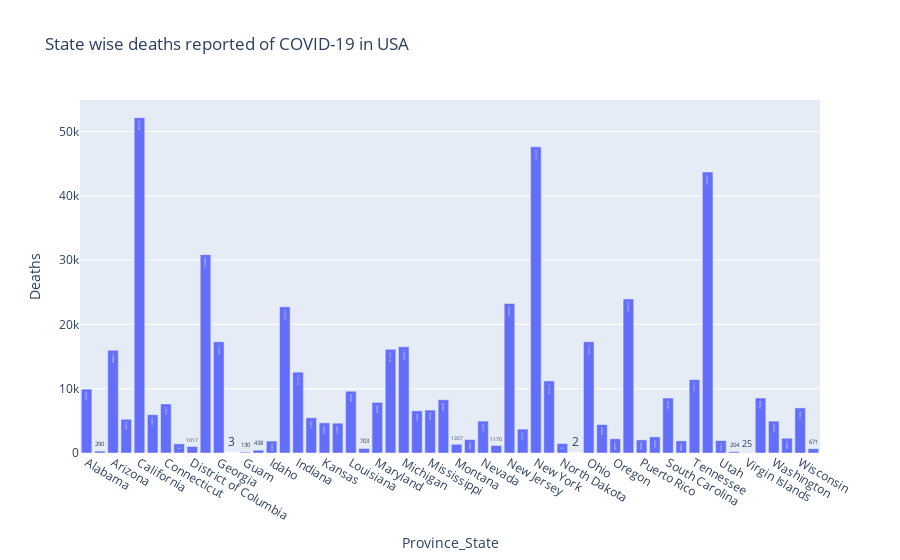

This figure's notebook cell:
### Markdown cell above
Python program to visualize the state/province wise death cases of Novel Coronavirus (COVID-19) in USA.

### Code cell
import pandas as pd
import plotly.express as px

covid_data= pd.read_csv('https://raw.githubusercontent.com/CSSEGISandData/COVID-19/master/csse_covid_19_data/csse_covid_19_daily_reports/02-28-2021.csv')

us_data = covid_data[covid_data['Country_Region']=='US'].drop(['Country_Region','Lat', 'Long_'], axis=1)
us_data = us_data[us_data.sum(axis = 1) > 0]
us_data = us_data.groupby(['Province_State'])['Deaths'].sum().reset_index()
us_data_death = us_data[us_data['Deaths'] > 0]

state_fig = px.bar(us_data_death, x='Province_State', y='Deaths', title='State wise deaths reported of COVID-19 in USA', text='Deaths')
state_fig.show()

### Figure 1 — Plotly figure (JSON) as saved in the notebook; plotly's stock layout.template omitted (floating-point values rounded to 4 significant figures)
{"data": [{"alignmentgroup": "True", "hovertemplate": "Province_State=%{x}<br>Deaths=%{text}<extra></extra>", "legendgroup": "", "marker": {"color": "#636efa"}, "name": "", "offsetgroup": "", "orientation": "v", "showlegend": false, "text": [9929, 290, 15980, 5243, 52158, 5951, 7622, 1422, 1017, 30852, 17295, 3, 130, 438, 1860, 22735, 12573, 5471, 4692, 4637, 9608, 703, 7869, 16118, 16508, 6551, 6681, 8280, 1357, 2082, 4957, 1170, 23252, 3716, 47615, 11212, 1475, 2, 17297, 4428, 2208, 23967, 2036, 2502, 8546, 1888, 11411, 43697, 1935, 204, 25, 8552, 4956, 2300, 7014, 671], "textposition": "auto", "type": "bar", "x": ["Alabama", "Alaska", "Arizona", "Arkansas", "California", "Colorado", "Connecticut", "Delaware", "District of Columbia", "Florida", "Georgia", "Grand Princess", "Guam", "Hawaii", "Idaho", "Illinois", "Indiana", "Iowa", "Kansas", "Kentucky", "Louisiana", "Maine", "Maryland", "Massachusetts", "Michigan", "Minnesota", "Mississippi", "Missouri", "Montana", "Nebraska", "Nevada", "New Hampshire", "New Jersey", "New Mexico", "New York", "North Carolina", "North Dakota", "Northern Mariana Islands", "Ohio", "Oklahoma", "Oregon", "Pennsylvania", "Puerto Rico", "Rhode Island", "South Carolina", "South Dakota", "Tennessee", "Texas", "Utah", "Vermont", "Virgin Islands", "Virginia", "Washington", "West Virginia", "Wisconsin", "Wyoming"], "xaxis": "x", "y": [9929, 290, 15980, 5243, 52158, 5951, 7622, 1422, 1017, 30852, 17295, 3, 130, 438, 1860, 22735, 12573, 5471, 4692, 4637, 9608, 703, 7869, 16118, 16508, 6551, 6681, 8280, 1357, 2082, 4957, 1170, 23252, 3716, 47615, 11212, 1475, 2, 17297, 4428, 2208, 23967, 2036, 2502, 8546, 1888, 11411, 43697, 1935, 204, 25, 8552, 4956, 2300, 7014, 671], "yaxis": "y"}], "layout": {"barmode": "relative", "legend": {"tracegroupgap": 0}, "title": {"text": "State wise deaths reported of COVID-19 in USA"}, "xaxis": {"anchor": "y", "domain": [0, 1], "title": {"text": "Province_State"}}, "yaxis": {"anchor": "x", "domain": [0, 1], "title": {"text": "Deaths"}}}}
